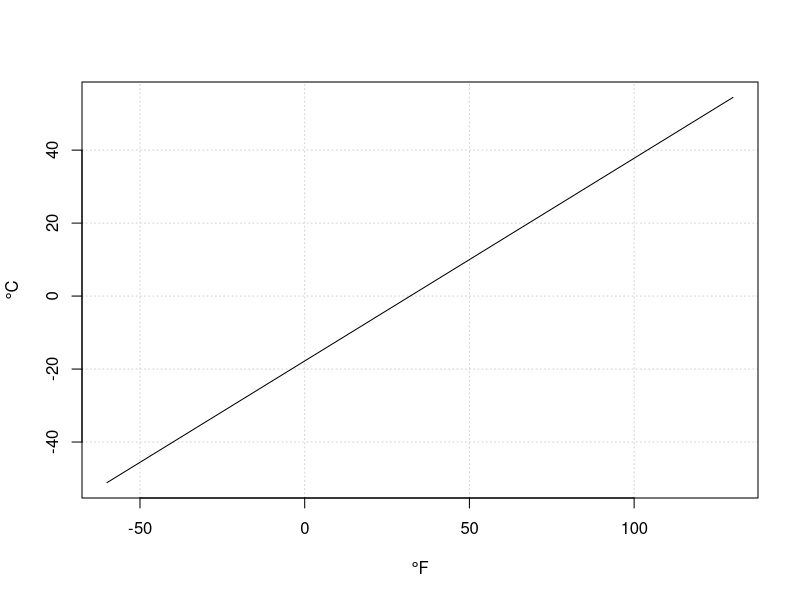
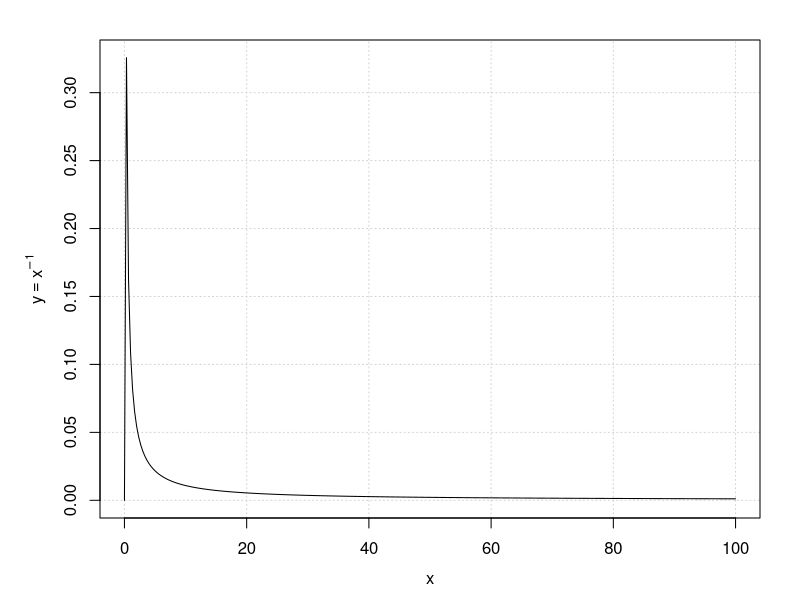

Recreate these plots in R, in order. (Note: this script raises an error after producing the figures.)
## ---- chunk 1
rm(list=ls()) # clean up
library(knitr)
gr <- (1+sqrt(5))/2 # golden ratio, for figures
## Set default chunk options
opts_chunk$set(comment="  ",
               #collapse=TRUE, 
               #echo=FALSE,
               fig.asp=1/gr,
               dev="png",
               fig.width=6,
               out.width="80%",
               fig.align="center"
               )
## ---- chunk 2
Cent <- function(F) (F - 32)*5/9
F <- seq(-60, 130, length.out=71)
C <- Cent(F)
plot(F, C, type="l",
     panel.first=grid(),
     xlab=expression(degree*F),
     ylab=expression(degree*C)
     )
## ---- chunk 3

recip <- function(x, eps=0.01) {
  C <- 2*log(1/eps)
  tf <- x >= eps & x <= 1/eps
  x[ tf] <- 1/x[tf]/C
  x[!tf] <- 0
  return(x)
}

## Alternative version using ifelse()
recip <- function(x, eps=0.01) {
  C <- 2*log(1/eps)
  tf <- x >= eps & x <= 1/eps
  ifelse(tf, 1/x/C, 0)
}

## Check for unit integral
# integrate(recip, lower=0, upper=101) 

eps <- 0.01
x <- seq(from=0, to=1/eps, length.out=301)
y <- recip(x)
par(mar=c(4.1, 5, 2, 2), mgp=c(2.5, 1, 0)) # cosmetic
plot(x, y, type="l", 
     panel.first=grid(), 
     ylab=expression(y==x^{-1})
     )
## ---- chunk 4
include_graphics("fig-ex3.2a-1.png")
## ---- chunk 5
par(mar=c(4.1, 5, 2, 2), mgp=c(2.5, 1, 0)) # cosmetic
x <- seq(from=0, to=1, length.out=301)
a <- 4
b <- 4
y <- dbeta(x, a, b)
plot(x, y, type="l", bty="l", xaxs="i", yaxs="i",
     panel.first=grid(),
     xlab=expression(theta), 
     ylab=bquote(p[Theta](theta~"|"~alpha==.(a)~","~beta==.(b)))
    )
box("figure", col="gray")

## ---- chunk 6
hgn <- read.csv("HGN.csv")
# show(hgn) # check
hgn1 <- hgn[c(4,5,1:3)]
# hgn1 <- hgn[ , c(4,5,1:3)]
# hgn1 <- hgn[c("Name", "Group", "Hair", "Gender", "Number")]
# hgn1 <- hgn[ , c("Name", "Group", "Hair", "Gender", "Number")]
# and so forth...
kable(hgn1, align="lcccc", caption="**Table 3.5.** Kruschke's HGN dataset with the Name and Group columns first.")
## ---- chunk 7
hgn[1:3, ]
## ---- chunk 8
head(hgn, 3)
## ---- chunk 9
x <- 1:3
y <- 2:4
cat("(a) x*y is ", x*y, "\n\n")
cat("(b) x %*% y is ", x %*% y, "\n\n")
cat("(c) x %o% y is...\n\n")
x %o% y
## ---- chunk 10
x <- 1:6 
class(x)
x # a vector
dim(x) <- c(2, 3) # 2 rows, 3 columns
class(x) # matrix
x
x <- 1:12 
x # vector
dim(x) <- c(2, 3, 2)
class(x) # array
x
